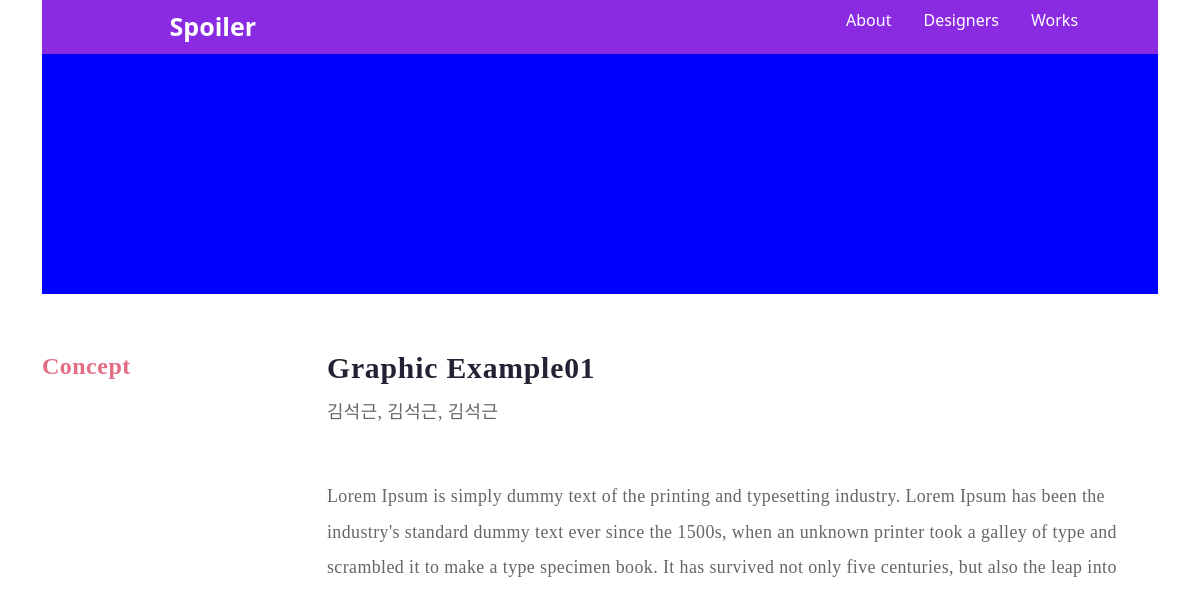
The app's page /work_detail/1 with its own data.
### mainpage/models.py (models this page shows, shortened)
class Work(models.Model):
    title = models.CharField(max_length = 50) # 작품 제목
    artist = models.CharField(max_length= 50) # 창작자  창작자 여럿이라 외래키 뺌
    wtype = models.ForeignKey(Type, null=True, on_delete=models.CASCADE)  # 작품 타입 (Graphic, Advertise, Media)
    description = models.TextField(null=True) # 작품 설명
    thumbnail = models.ImageField(null = True, upload_to="%Y/%m/%d")  # 작품 썸네일
    pic = models.ImageField(null = True, upload_to="%Y/%m/%d")  # 작품 사진파일
    picprd = models.ImageField(null = True, blank = True, upload_to="%Y/%m/%d")  # 그래픽 전용 - 연출사진파일
    youtube = models.CharField(blank = True, null = True, max_length= 200) # 미디어 전용 - 유튜브 링크

### mainpage/views.py (the view)
# urls.py: path('work_detail/<int:pk>', views.work_detail, name = 'work_detail'),
def work_detail(request, pk): # type1 광고 디자인 ad type2 영상 애니메이션 me type3 그래픽 디자인 gr
    work = Work.objects.filter(pk=pk)
    wtypeObj = Type.objects.get(wtype = work[0].wtype)
    print(wtypeObj)
    wtypeStr = wtypeObj.wtype # ad / me / gr
    print("wtypeStr: "+wtypeStr)
    if wtypeStr == 'ad':
        return render (request, 'work_detail.html', {'work': work})
    elif wtypeStr == 'me':
        return render (request, 'work_detail2.html', {'work': work})
    elif wtypeStr == 'gr':
        return render (request, 'work_detail3.html', {'work': work})

### mainpage/models.py (called while the page is built)
    def __str__(self):
        return self.wtype

### mainpage/templates/work_detail3.html (shortened to what this page needs)
{% extends 'nav.html' %}
{% block content %}
{% load static %}
{% for work in work %}
{% if work %}
<div class="row content mt-5">
    <div class="col-sm-3">
        <div class="Concept lh-lg" style="width: 5rem;">Concept</div>
    </div>
    <div class="col-sm-9">
        <div class="subtitle mb-5" style="line-height:180%;">{{ work.title }}<br><p class="h6 subcontent">{{ work.artist }}</p></div>
        <div class=""><span class="subcontent">{{ work.description }}</span></div>
    </div>
</div>
<div style="height: 10rem;"></div>
{% endif %}
{% endfor %}
{% endblock %}

### mainpage/templates/work_detail3.html (style rules this page uses)
.content { font-size: calc(0.3rem + 0.8vw); }
.Concept { font-family: NotoSansCJKkr; font-size: 1.5rem; font-weight: 900; font-stretch: normal; font-style: normal; line-height: normal; letter-spacing: 0.03rem; color: #e26e84; }
.subtitle { font-family: NotoSansCJKkr; font-size: calc(19.2px + 0.875vw); font-weight: bold; font-stretch: normal; font-style: normal; line-height: normal; letter-spacing: 0.05rem; color: #222234; }
.subcontent { font-family: NotoSansCJKkr; font-size: 1.12rem; font-weight: normal; font-stretch: normal; font-style: normal; line-height: 2; letter-spacing: 0.025rem; color: #666; }

### records on screen
Work: title "Graphic Example01", artist "김석근, 김석근, 김석근", description "Lorem Ipsum is simply dummy text of the printing and typesetting industry. Lorem Ipsum has been the industry's standard dummy text ever since the 1500s, when an unknown printer took a galley of type and scrambled it to make a type specimen book. It has survived not only five centuries, but also the leap into"
